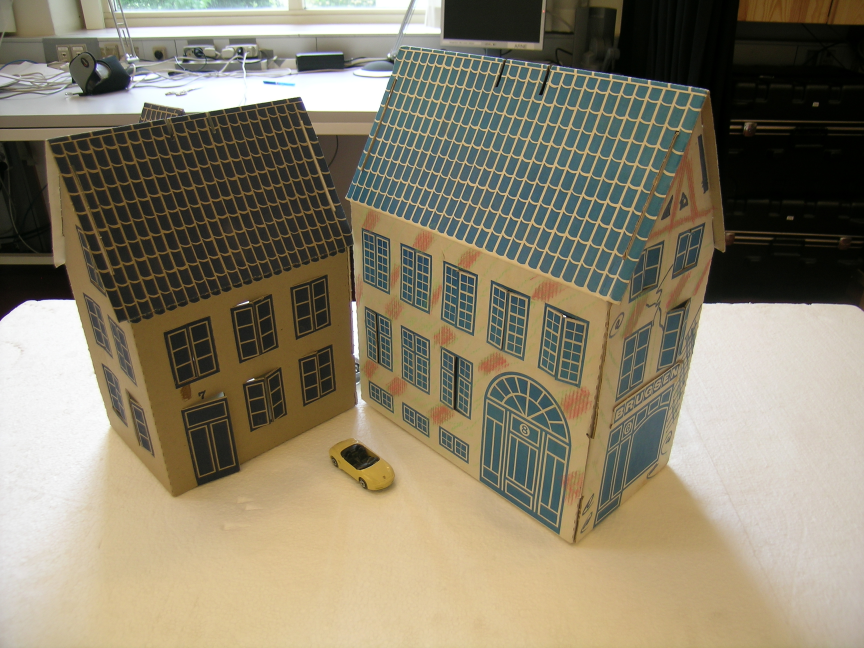
#> input picture ATIA/Ass2/I74.JPG, 2592 x 1944 px (shown at 1/3 size)
$ jupyter execute --allow-errors Ass2.ipynb   (older library calls are emulated)
#> lines starting #> are read from the running program, lines starting #| are printed output that depends on the picture
[cell 1]
import numpy as np
import matplotlib.pyplot as plt
import skimage
from skimage.filters import gaussian, window
import cv2
import inspect
import math
import torch as tc
#from scipy.stats.distributions import chi2

[cell 2]
import torch
# [34 lines left out: function LinearSpline3D, not called in this run]
def LinearSpline2D(pts,x,device='cpu',scale=[1.0, 1.0],return_jac=False):
    pts=torch.cat([pts[:,1].view(pts.shape[0],1)*0,pts],dim=1)
    return LinearSpline3D(pts, x.view(1,x.shape[0],x.shape[1],x.shape[2]),device)

# [65 lines left out: functions Histogram_LOR_LIN, Histogram2D, not called in this run]

def SSD(x,device='cpu'):
    return torch.sum((x[:,0]-x[:,1])**2)

[cell 3]
# [12 lines of commented-out code are left out]

imA = cv2.imread('I74.JPG')
#> imA is the input picture: shape (1944, 2592, 3); mean B, G, R 107.2, 128.4, 136.9
imA = cv2.cvtColor(imA, cv2.COLOR_BGR2GRAY)
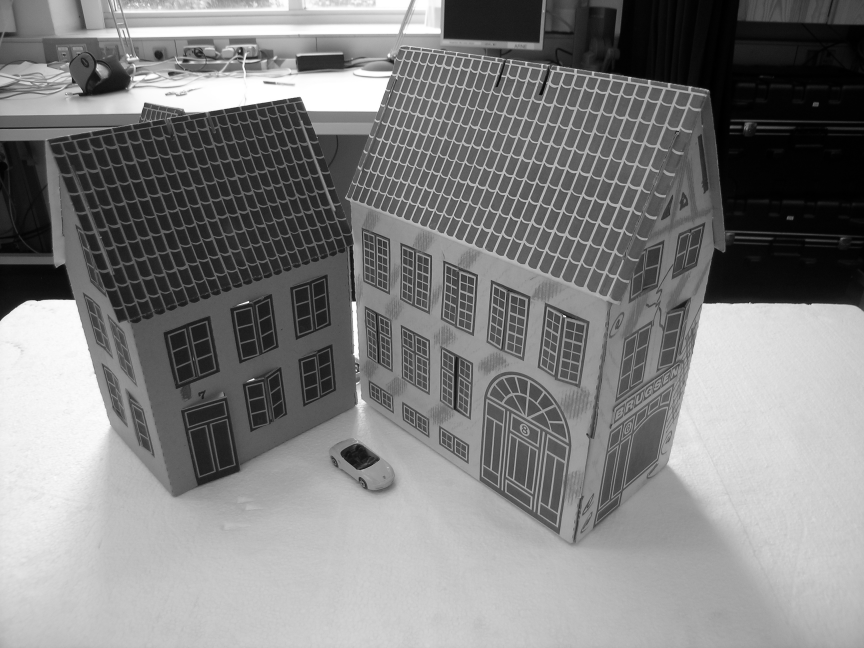
#> imA: shape (1944, 2592) (shown at 1/3 size); min 0, max 255, mean 128.5
imB = cv2.imread('I75.JPG')
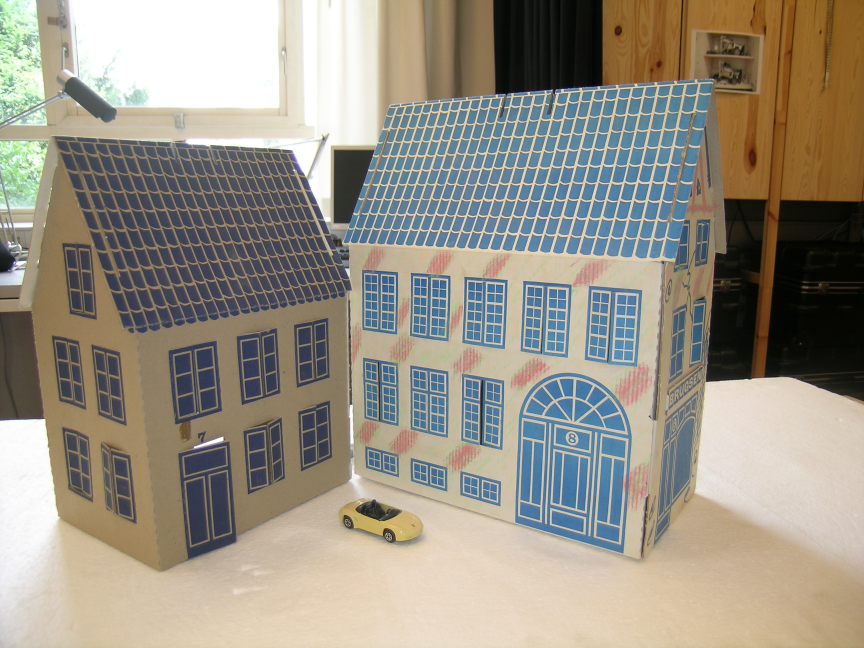
#> input picture ATIA/Ass2/I75.JPG, 2592 x 1944 px (shown at 1/3 size)
#> imB is the input picture: shape (1944, 2592, 3); mean B, G, R 133.9, 146.8, 153.2
imB = cv2.cvtColor(imB, cv2.COLOR_BGR2GRAY)
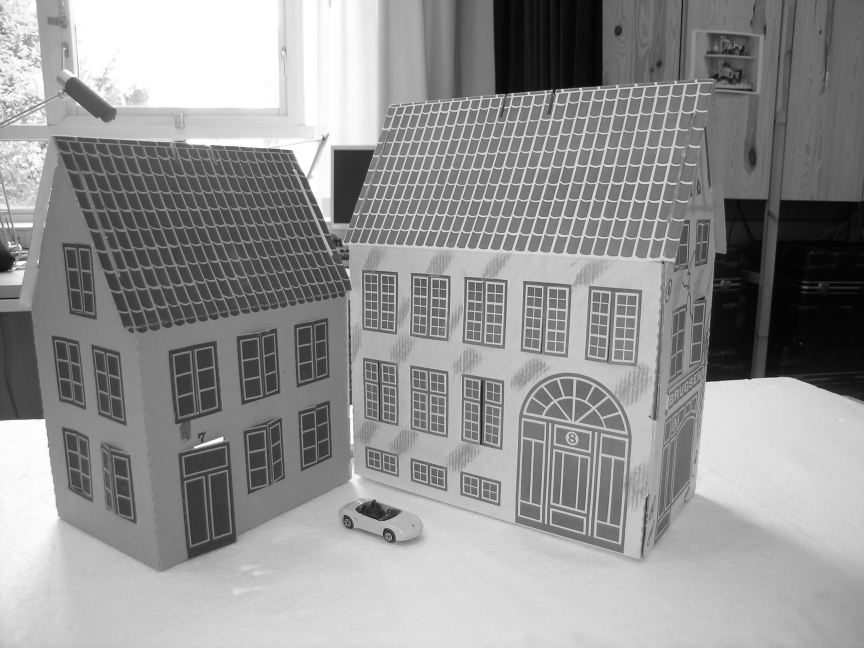
#> imB: shape (1944, 2592) (shown at 1/3 size); min 1, max 255, mean 147.3

[cell 4]
aspectA = imA.shape[0]/imA.shape[1]
#> aspectA = 0.75
aspectB = imB.shape[0]/imB.shape[1]
#> aspectB = 0.75
imAr = cv2.resize(imA,(256,int(256*aspectA)))
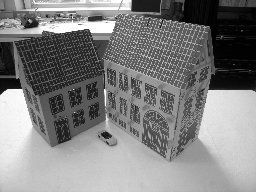
#> imAr: shape (192, 256); min 0, max 255, mean 128.4
imBr = cv2.resize(imA*-1,(256,int(256*aspectA)))
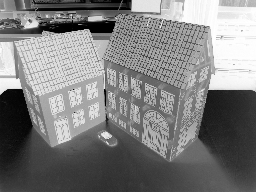
#> imBr: shape (192, 256) int16; min -255, max 0, mean -128.5; drawn with min black and max white

imAr = skimage.filters.gaussian(imAr,1)
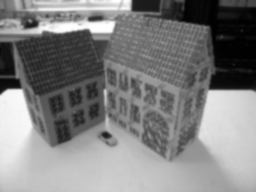
#> imAr: shape (192, 256) float64; min 0.00418, max 1, mean 0.504
imBr = skimage.filters.gaussian(imBr,1)
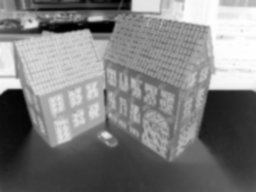
#> imBr: shape (192, 256) float64; min -0.00778, max -3.33e-05, mean -0.00392; drawn with min black and max white

plt.imshow(imAr,cmap='gray')
plt.show()
plt.imshow(imBr,cmap='gray')

[cell 5]
def linearPipeline(imA,imB,samplingSpace):
#> called with samplingSpace = 500
    intsA = imA[::samplingSpace,::samplingSpace].flatten()
#> intsA = 24 values, max 242 at index 12, min 2 at index 11, mean 114.5
    intsB = imB[::samplingSpace,::samplingSpace].flatten()
#> intsB has the same summary as intsA
    samples = np.array([intsA,intsB]).T * 255
#> samples = 24 rows, first 8: [145, 145], [89, 89], [44, 44], [227, 227], [249, 249], [211, 211], [253, 253], [217, 217]
    print(samples.shape)
#| (24, 2)
    samples = torch.from_numpy(samples.astype(np.float64))
    histVals, x, y = Histogram_LOR_LIN(samples)
    print(f'Number of values: {len(histVals)}')

    # [5 lines of commented-out code are left out]
    return histVals, x, y

def nonLinearPipeline(imA,imB,samplingSpace):
#> called with samplingSpace = 100
    intsA = imA[::samplingSpace,::samplingSpace].flatten()
#> intsA = 520 values, max 255 at index 12, min 0 at index 153, mean 131.4
    intsB = imB[::samplingSpace,::samplingSpace].flatten()
#> intsB has the same summary as intsA
    samples = np.array([intsA,intsB]).T * 255
#> samples = 520 pairs, first value 0 to 254, second value 0 to 254
    samples = torch.from_numpy(samples.astype(np.float64))
    joined, histA, histB = Histogram2D(samples)
    print(f'Number of values: {len(joined)}')
    print(f'len A: {len(histA)}\nlen B: {len(histB)}')
    return joined, histA, histB

### P-norm

#> (a cell that did not finish here is left out)

[cell 7]
def pnorm(h,x,y,p):
    return torch.sum(h*(x-y)**p)**(1/p)

#> (a cell that did not finish here is left out)

### Cross correlation

#> (a cell that did not finish here is left out)

[cell 10]
# [10 lines left out: function NCC, not called in this run]

[cell 11]
# [10 lines left out: function NCC, not called in this run]

#> (a cell that did not finish here is left out)

### Normalized Mutual Information

[cell 13]
# [5 lines left out: function NMI, not called in this run]

[cell 14]
# [8 lines left out: function NMI, not called in this run]

#> (a cell that did not finish here is left out)

### Mutual Information

[cell 16]
# [5 lines left out: function MI, not called in this run]

[cell 17]
# [8 lines left out: function MI, not called in this run]

#> (a cell that did not finish here is left out)

# Similarity measures

### NMI

[cell 19]
gridSizeX = imAr.shape[0]
#> gridSizeX = 192
gridSizeY = imAr.shape[1]
#> gridSizeY = 256
sizeX = imAr.shape[0]
#> sizeX = 192
sizeY = imAr.shape[1]
#> sizeY = 256
padSize = 20
sim_func = MI
#> (the rest of this cell did not finish here and is left out)

[cell 20]
plt.figure(figsize=(12,8))
# plt.plot(samples_x,similarity[:,0],label='x-translation')
# plt.plot(samples_y,similarity[:,1],label='y-translation')
# plt.plot(samples_x,similarity[:,2],label='Rotation')
#> (the rest of this cell did not finish here and is left out)

### x-translation

[cell 21]
padSize = 50
#> (the rest of this cell did not finish here and is left out)

### y-translation

[cell 22]
padSize = 50
#> (the rest of this cell did not finish here and is left out)

### Rotation

[cell 23]
padSize = 50
#> (the rest of this cell did not finish here and is left out)

# Registration

[cell 24]
nIm = imAr
(h, w) = nIm.shape
#> h = 192; w = 256
(cX, cY) = (w // 2, h // 2)
#> cX = 128; cY = 96
R = cv2.getRotationMatrix2D((cX, cY), 20, 1.0)
rotated = cv2.warpAffine(nIm, R, (w, h))
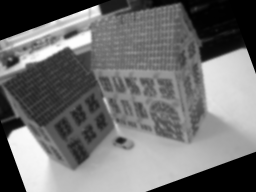
#> rotated: shape (192, 256) float64; min 0, max 1, mean 0.44
plt.imshow(rotated,cmap='gray')

[cell 25]
def registration(imA,imB,samplingSpace):
    imA = tc.from_numpy(imAr)
    imB = tc.from_numpy(imBr)

    sampleSize = imA.flatten()[::samplingSpace]
    print(sampleSize.shape)

    theta = tc.tensor([.0],requires_grad=True)
    tx = tc.tensor([3.],requires_grad=True)
    ty = tc.tensor([3.],requires_grad=True)

    t_lr = 100.0
    r_lr = 4.
    opt = 1.0
    dot = None

    # Vector form of image
    ar = np.arange(0,imA.shape[1])
    x = np.array([ar for _ in range(imA.shape[0])]).flatten()
    n = np.array([])
    for i in range(imA.shape[0]):
        t = np.full((imA.shape[1]),i)
        n = np.append(n,t)
    y = n.flatten()
    vForm = tc.from_numpy(np.stack((x,y,np.ones_like(x)),axis=0)).float()
    errs = []

    for i in range(200):
        P = tc.cat((tc.cos(theta), -tc.sin(theta), tx, tc.sin(theta), tc.cos(theta), ty, tc.tensor([0.]),tc.tensor([0.]),tc.tensor([1.]))).reshape((3,3))


        # Rotation and translation
        transMtx = tc.tensor([[imA.shape[0]//2], [imA.shape[1]//2], [0]])
        t = P@(vForm-transMtx)+transMtx

        # [4 lines of commented-out code are left out]

        mask = tc.logical_and(tc.logical_and(t[0,:] < 256, t[0,:] > -1), tc.logical_and(t[1,:] < 256, t[1,:] > -1))

        w,_ = LinearSpline2D(t[:2,:].T,imB.view(1,imB.shape[0],imB.shape[1]))
        w = w.reshape((-1,))
        # if (len(idx) != 0):
        #     w.index_fill_(0,tc.tensor(idx),0)
        w[tc.logical_not(mask)] = 0.0
        w = w[::samplingSpace]
        im_samples,_ = LinearSpline2D(vForm[:2,:].T,imB.view(1,imB.shape[0],imB.shape[1]))
        im_samples = im_samples.reshape((-1,))
        im_samples = im_samples[::samplingSpace]
        samples = tc.stack([w,im_samples]).T

        j, a, b = Histogram2D(samples)
        #h,x,y = Histogram_LOR_LIN(samples)

        #Y = pnorm(h,x,y,2)
        #Y = NCC(a,b)
        Y = NMI(j,a,b)
        print(f'\riter, {i}, err, {Y.data}, thetha, {theta.data}', end='')
        errs.append(Y.data)
        Y.retain_grad()

        Y.backward()

        #print('theta.grad', theta.grad, 'tx.grad', tx.grad, 'ty.grad', ty.grad)


        theta.data += opt*theta.grad*r_lr
        tx.data += opt*tx.grad*t_lr
        ty.data += opt*ty.grad*t_lr


        theta.grad.data.zero_()
        tx.grad.data.zero_()
        ty.grad.data.zero_()

    plt.plot(errs)
    plt.show()
    P = tc.cat((tc.cos(theta), -tc.sin(theta), tx, tc.sin(theta), tc.cos(theta), ty, tc.tensor([0.]),tc.tensor([0.]),tc.tensor([1.]))).reshape((3,3))
    # Vector form of image
    ar = np.arange(0,imA.shape[1])
    x = np.array([ar for _ in range(imA.shape[0])]).flatten()
    n = np.array([])
    for i in range(imA.shape[0]):
        t = np.full((imA.shape[1]),i)
        n = np.append(n,t)
    y = n.flatten()
    vForm = tc.from_numpy(np.stack((x,y,np.ones_like(x)),axis=0)).float()

    # Rotation and translation
    t = P@vForm
    t = t.detach().numpy()
    t = np.round(t).astype(np.int)

    new_im = np.zeros_like(imA)
    for i in range(t.shape[1]):
        if ((0 < t[1,i] < imA.shape[0]) and (0 < t[0,i] < imA.shape[1])):
            new_im[i//imA.shape[0],i%imA.shape[1]] = imA[t[1,i],t[0,i]]
    fig,ax = plt.subplots(1,4,figsize=(20,60))
    ax[0].imshow(imA,cmap='gray') # Original image
    ax[1].imshow(new_im,cmap='gray')
    ax[2].imshow(imB,cmap='gray')
    ax[3].imshow(imB,cmap='gray',alpha=0.5)
    ax[3].imshow(new_im,cmap='gray',alpha=0.5)
    plt.show()
    print(P)
    return dot

registration(imAr,imAr,1)
#> (the call stopped at in registration, `imA = tc.from_numpy(imAr)`: torch is not available in this run)

[cell 26]
import torch as tc

def registration(imA,imB,samplingSpace):
    imA = tc.from_numpy(imA)
    imB = tc.from_numpy(imB)

    sampleSize = imA.flatten()[::samplingSpace]
    print(sampleSize.shape)

    theta = tc.tensor([0.],requires_grad=True)
    tx = tc.tensor([2.],requires_grad=True)
    ty = tc.tensor([2.],requires_grad=True)
    #tx = tc.tensor(tc.randint(0,10,(1,)).float(),requires_grad=True)
    #ty = tc.tensor(tc.randint(0,10,(1,)).float(),requires_grad=True)

    lr = .01

    # Vector form of image
    ar = np.arange(0,imA.shape[1])
    x = np.array([ar for _ in range(imA.shape[0])]).flatten()
    n = np.array([])
    for i in range(imA.shape[0]):
        t = np.full((imA.shape[1]),i)
        n = np.append(n,t)
    y = n.flatten()
    vForm = tc.from_numpy(np.stack((x,y,np.ones_like(x)),axis=0)).float()
    errs = []
    for i in range(1000):
        P = tc.cat((tc.cos(theta), -tc.sin(theta), tx, tc.sin(theta), tc.cos(theta), ty, tc.tensor([0]),tc.tensor([0]),tc.tensor([1]))).reshape((3,3))
        #print(f'P:{P}')

        # Rotation and translation
        t = P@vForm


# [5 lines of commented-out code are left out]

        w,_ = LinearSpline2D(t[:2,:].T,imB.view(1,imB.shape[0],imB.shape[1]))
        w = w.reshape((-1,))
#         if (len(idx) != 0):
#             w.index_fill_(0,tc.tensor(idx),0)
        w = w[::samplingSpace]
        im_samples = imA.flatten()[::samplingSpace]
        samples = tc.stack([w,im_samples]).T

        j, a, b = Histogram2D(samples)
        #h,x,y = Histogram_LOR_LIN(samples)

        #Y = pnorm(h,x,y,2)
        Y = NMI(j,a,b)
        #Y = NCC(a,b)
        print(f'iter, {i}, err, {Y.data}\r',end='')
        errs.append(Y.data)
        #Y.retain_grad()

        Y.backward()
        #print('theta', theta, 'tx', tx, 'ty', ty)


        theta.data += theta.grad*lr
        tx.data += tx.grad*lr
        ty.data += ty.grad*lr


        theta.grad.data.zero_()
        tx.grad.data.zero_()
        ty.grad.data.zero_()

    plt.plot(errs)
    plt.show()
    P = tc.cat((tc.cos(theta), -tc.sin(theta), tx, tc.sin(theta), tc.cos(theta), ty, tc.tensor([0]),tc.tensor([0]),tc.tensor([1]))).reshape((3,3))
    # Vector form of image
    ar = np.arange(0,imA.shape[1])
    x = np.array([ar for _ in range(imA.shape[0])]).flatten()
    n = np.array([])
    for i in range(imA.shape[0]):
        t = np.full((imA.shape[1]),i)
        n = np.append(n,t)
    y = n.flatten()
    vForm = tc.from_numpy(np.stack((x,y,np.ones_like(x)),axis=0)).float()

    # Rotation and translation
    t = P@vForm
    t = t.detach().numpy()
    t = np.round(t).astype(np.int)

    new_im = np.zeros_like(imA)
    for i in range(t.shape[1]):
        if ((0 < t[1,i] < imA.shape[0]) and (0 < t[0,i] < imA.shape[1])):
            new_im[i//imA.shape[0],i%imA.shape[1]] = imA[t[1,i],t[0,i]]
    fig,ax = plt.subplots(1,3,figsize=(20,60))
    ax[0].imshow(new_im,cmap='gray')
    ax[1].imshow(imB,cmap='gray')
    ax[2].imshow(imB,cmap='gray')
    ax[2].imshow(new_im,cmap='magma',alpha=0.4)
    plt.show()
    print(P)

[cell 27]
registration(imAr,imAr,1)
#> (the call stopped at in registration, `imA = tc.from_numpy(imA)`: torch is not available in this run)

[cell 28]
imA = imAr
imB = imBr
#> (the rest of this cell did not finish here and is left out)

[cell 29]
img4 = np.array(imAr)
(h, w) = img4.shape
(cX, cY) = (w // 2, h // 2)
R = cv2.getRotationMatrix2D((cX, cY), -10, 1.0)
rotated = cv2.warpAffine(img4, R, (w, h))
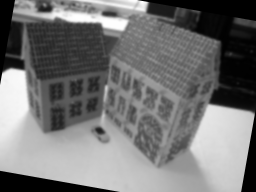
#> rotated: shape (192, 256) float64; min 0, max 1, mean 0.458
plt.imshow(rotated)
